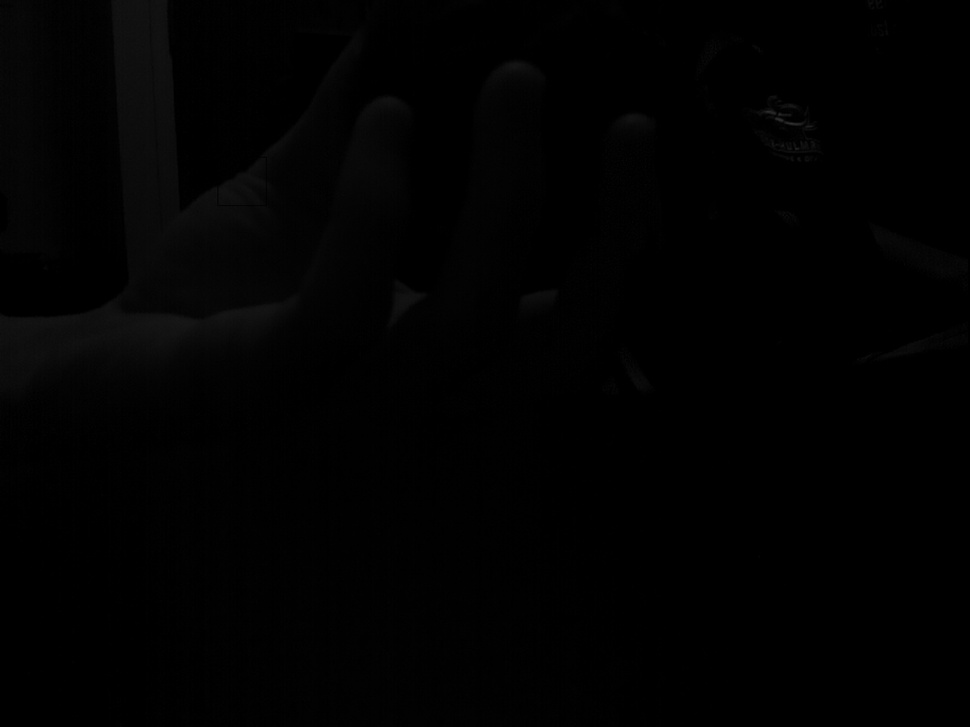
//> input picture OpticalFlow/Try2/raspicam_cv_image.jpg, 970 x 727 px, shrunk from 1280 x 960 before the run, given in place of the camera
$ ./main   (built with g++ and OpenCV 4)
//> lines starting //> are read from the running program, lines starting //| are printed output that depends on the picture; after the words box and inside, x2 and y2 are one past the last pixel; in counts of white or black regions, pixels touching at a corner belong together
#include <iostream>
#include "opencv2/highgui/highgui.hpp"
#include "opencv2/imgproc/imgproc.hpp"
#include "opencv2/opencv.hpp"

using namespace cv;
using namespace std;

int main(int argc, char** argv)
{
	VideoCapture cap(0); //capture the video from web cam

	if (!cap.isOpened())  // if not success, exit program
	{
		cout << "Cannot open the web cam" << endl;
		return -1;
	}

	int blur = 16;

	int minThresh = 10;
	int maxThresh = 1000;

	namedWindow("Control", CV_WINDOW_AUTOSIZE); //create a window called "Control"
	cvCreateTrackbar("Blur", "Control", &blur, 64); //Hue (0 - 179)
	cvCreateTrackbar("MinThresh", "Control", &minThresh, 1000); //Hue (0 - 179)
	cvCreateTrackbar("MaxThresh", "Control", &maxThresh, 1000); //Hue (0 - 179)

	// Setup SimpleBlobDetector parameters.
	SimpleBlobDetector::Params params;
	std::vector<KeyPoint> keypoints;
	Ptr<SimpleBlobDetector> detector;

	// Filter by Area.
	params.filterByArea = true;
	params.minArea = 1000;

	// Filter by Circularity
	params.filterByCircularity = false;
	params.minCircularity = 0.1;

	// Filter by Convexity
	params.filterByConvexity = false;
	params.minConvexity = 0.87;

	// Filter by Inertia
	params.filterByInertia = false;
	params.minInertiaRatio = 0.01;

	while (true)
	{
		Mat im;
		Mat imgOriginal;
		bool bSuccess = cap.read(im); // read a new frame from video
//> im is the input picture: 727 rows x 970 cols, CV_8UC3; min 0, max 50, mean 1.5

		if (!bSuccess) //if not success, break loop
		{
			cout << "Cannot read a frame from video stream" << endl;
			break;
		}

		flip(im, imgOriginal, 1);


		// Change thresholds
		params.minThreshold = minThresh;
		params.maxThreshold = maxThresh;

		#pragma region Blur
			Mat imgBlur;
			Size blurSize = Size(blur, blur);
			//morphological opening (remove small objects from the foreground)
			erode(imgOriginal, imgBlur, getStructuringElement(MORPH_ELLIPSE, blurSize));
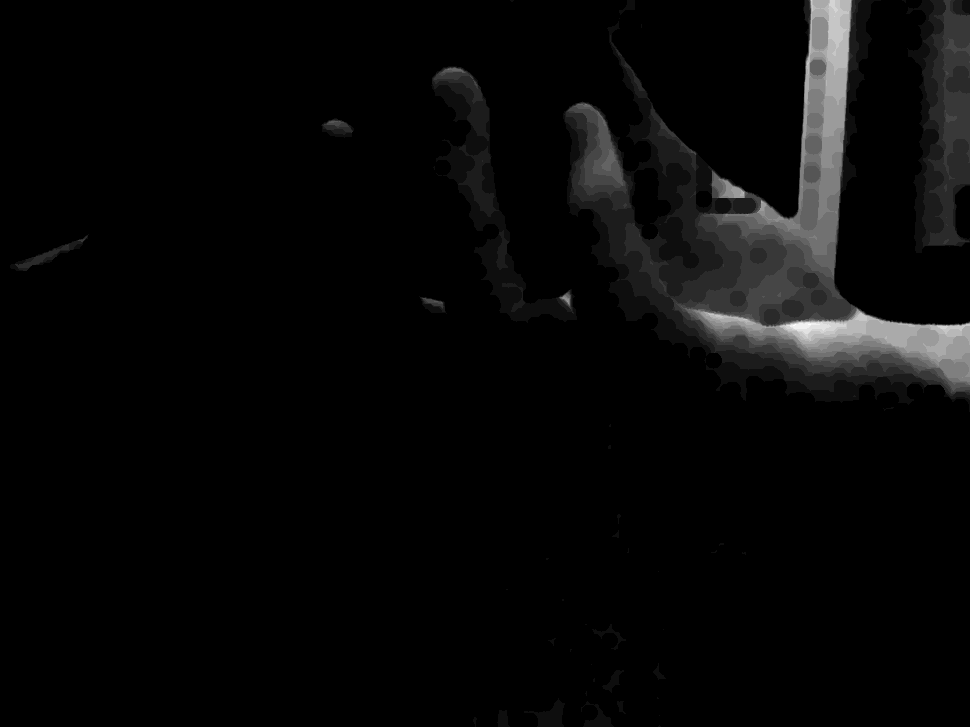
//> imgBlur: 727 rows x 970 cols, CV_8UC3; min 0, max 18, mean 0.56; drawn with min black and max white
			dilate(imgBlur, imgBlur, getStructuringElement(MORPH_ELLIPSE, blurSize));
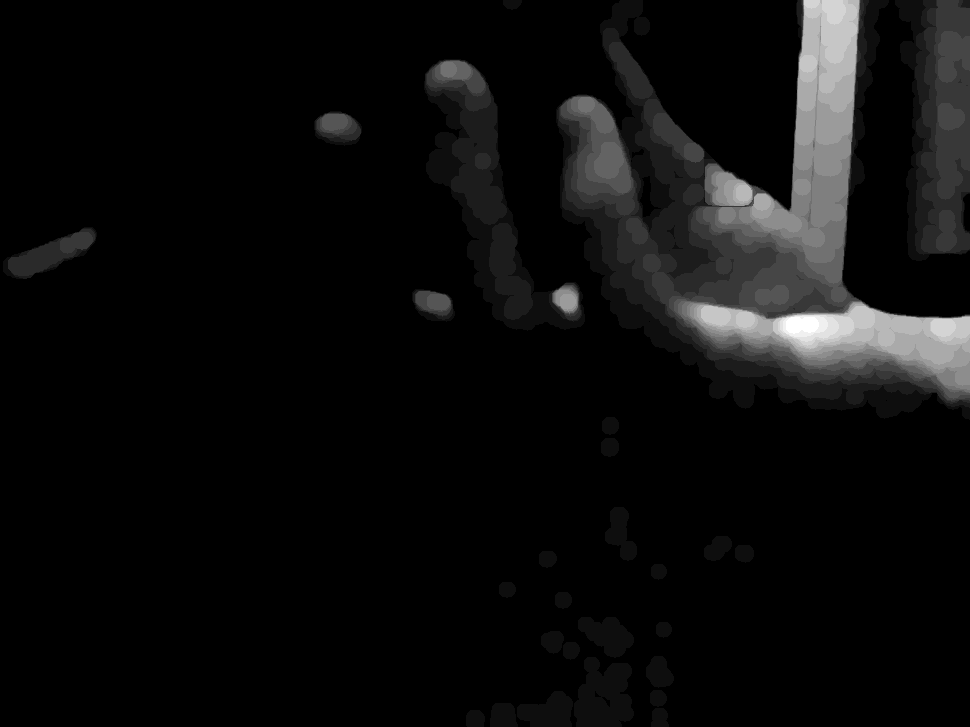
//> imgBlur: 727 rows x 970 cols, CV_8UC3; 16.07% of pixels changed, all inside (x1, y1, x2, y2) = (3, 0, 970, 727); drawn with min black and max white

			//morphological closing (fill small holes in the foreground)
			dilate(imgBlur, imgBlur, getStructuringElement(MORPH_ELLIPSE, blurSize));
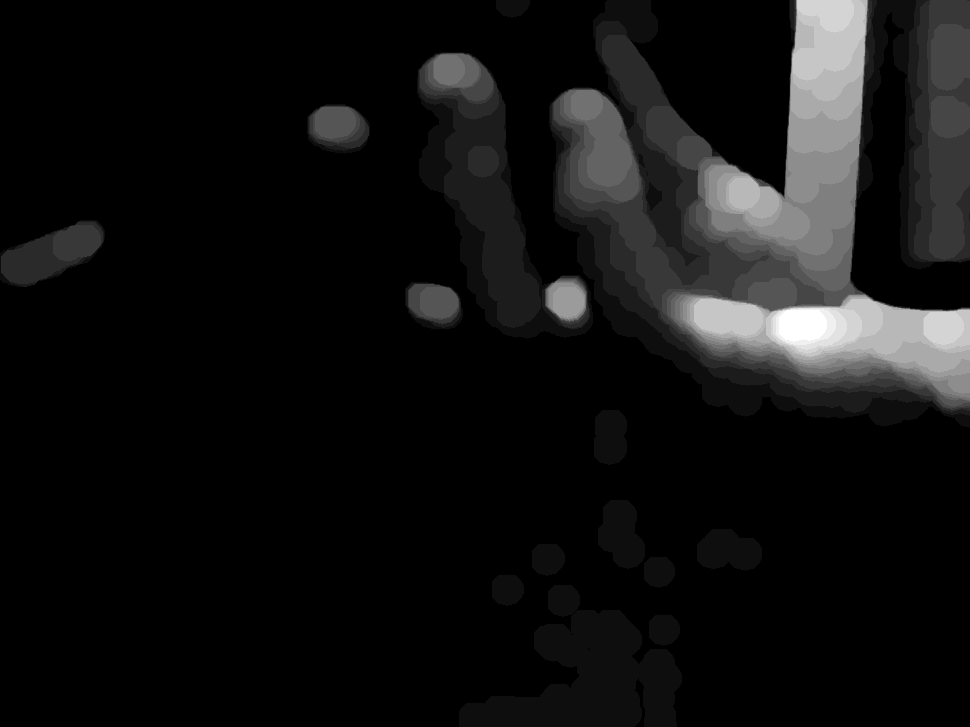
//> imgBlur: 727 rows x 970 cols, CV_8UC3; 16.5% of pixels changed, all inside (x1, y1, x2, y2) = (0, 0, 970, 727); drawn with min black and max white
			erode(imgBlur, imgBlur, getStructuringElement(MORPH_ELLIPSE, blurSize));
		#pragma endregion

		Mat samples(imgBlur.rows * imgBlur.cols, 3, CV_32F);
		for (int y = 0; y < imgBlur.rows; y++)
		{
			for (int x = 0; x < imgBlur.cols; x++)
			{
				for (int z = 0; z < 3; z++)
				{
					samples.at<float>(y + x*imgBlur.rows, z) = imgBlur.at<Vec3b>(y, x)[z];
				}
			}
		}

		int clusterCount = 3;
		Mat labels;
		int attempts = 1;
		Mat centers;
		kmeans(samples, clusterCount, labels, TermCriteria(CV_TERMCRIT_ITER | CV_TERMCRIT_EPS, 10000, 0.0001), attempts, KMEANS_RANDOM_CENTERS, centers);
//> centers = [[4.61, 4.61, 4.61], [11.8, 11.8, 11.8], [0.13, 0.13, 0.13]]

		Mat new_image(imgBlur.size(), imgBlur.type());
		for (int y = 0; y < imgBlur.rows; y++)
		{
			for (int x = 0; x < imgBlur.cols; x++)
			{
				int cluster_idx = labels.at<int>(y + x*imgBlur.rows, 0);
				new_image.at<Vec3b>(y, x)[0] = centers.at<float>(cluster_idx, 0);
				new_image.at<Vec3b>(y, x)[1] = centers.at<float>(cluster_idx, 1);
				new_image.at<Vec3b>(y, x)[2] = centers.at<float>(cluster_idx, 2);
			}
		}
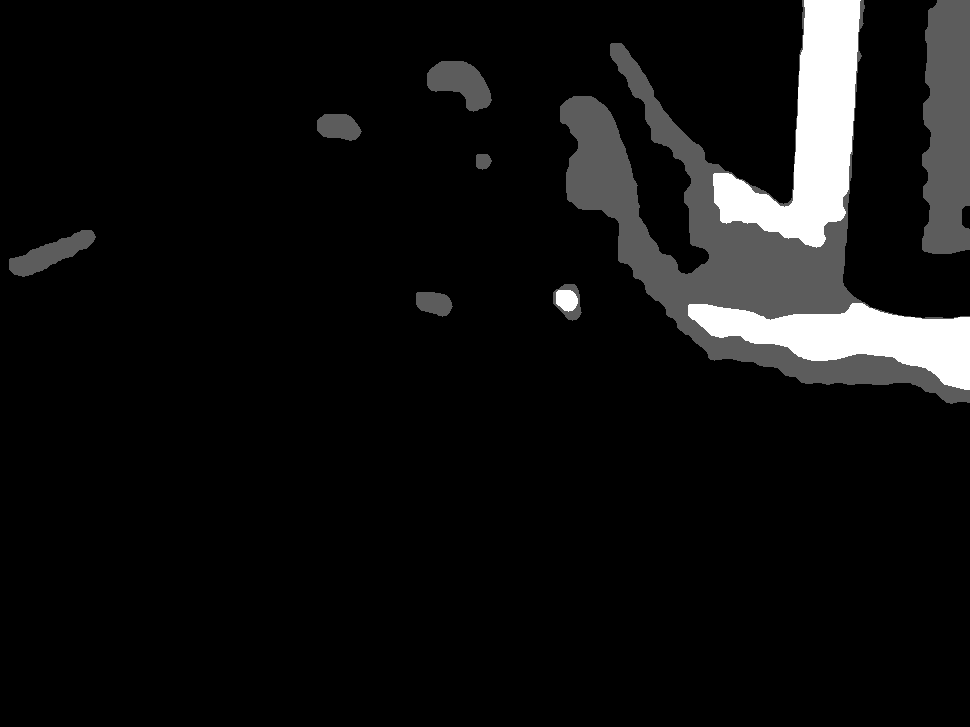
//> new_image: 727 rows x 970 cols, CV_8UC3; min 0, max 11, mean 0.736; drawn with min black and max white
		imshow("clustered image", new_image);

		Mat imgray;
		cvtColor(new_image, imgray, CV_BGR2GRAY);
		bitwise_not(imgray, imgray);
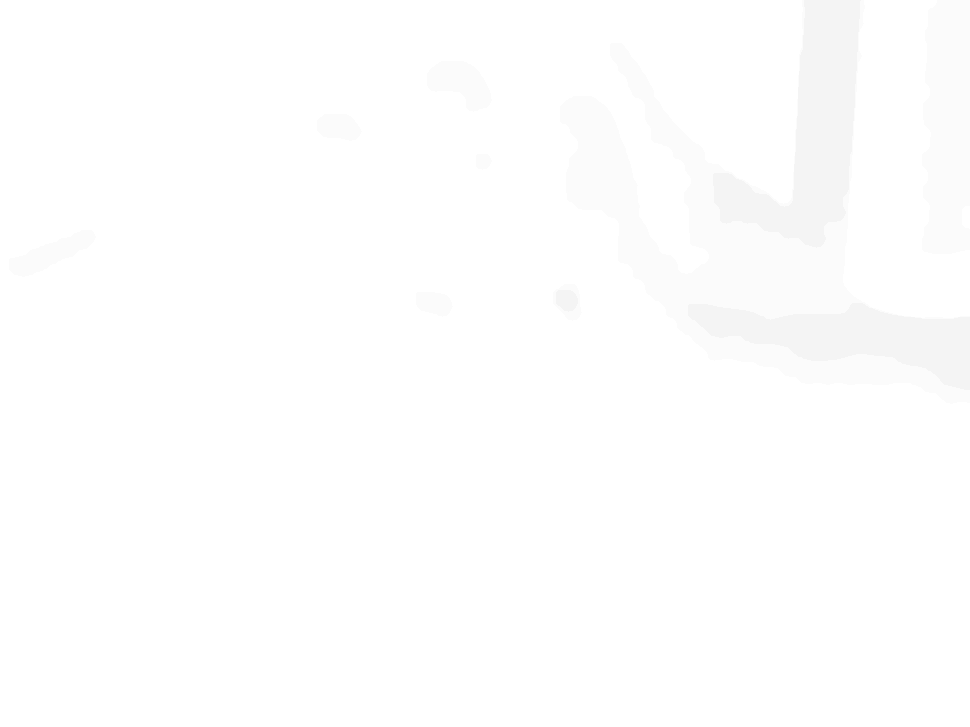
//> imgray: 727 rows x 970 cols, CV_8UC1; min 244, max 255, mean 254.3
		// Set up detector with params
		detector = SimpleBlobDetector::create(params);
		// SimpleBlobDetector::create creates a smart pointer.
		// So you need to use arrow ( ->) instead of dot ( . )
		detector->detect(imgray, keypoints);
//> keypoints = 0 keypoints

		Mat im_with_keypoints;
		drawKeypoints(imgray, keypoints, im_with_keypoints, Scalar(0, 0, 255), DrawMatchesFlags::DRAW_RICH_KEYPOINTS);

		//imshow("Blur", imgBlur);

		// Show blobs
		imshow("keypoints", im_with_keypoints);

		//imshow("Thresholded Image", imgBlur); //show the thresholded image
		imshow("Original", imgOriginal); //show the original image

		if (waitKey(30) == 27) //wait for 'esc' key press for 30ms. If 'esc' key is pressed, break loop
//> the Esc key is pressed
		{
			cout << "esc key is pressed by user" << endl;
			break;
		}
	}

	detector.release();

	return 0;

}
